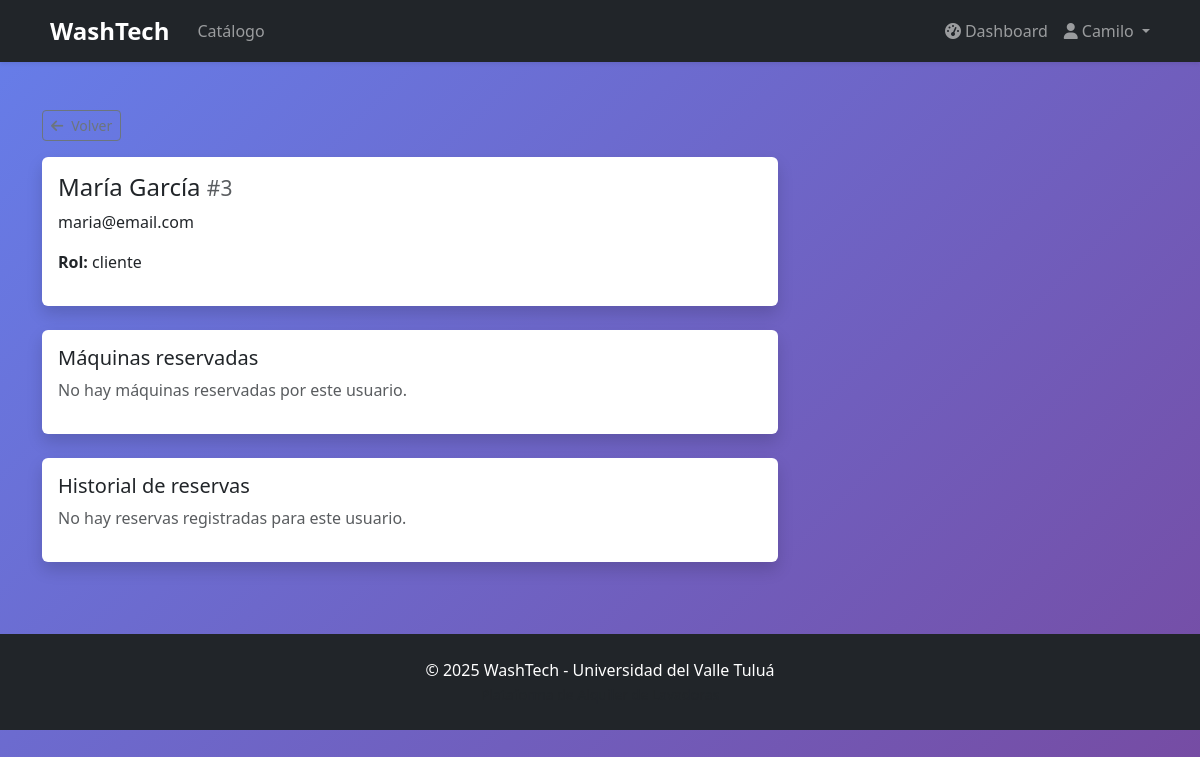
Page /admin/usuarios/3 (signed in) on the earlier database version.
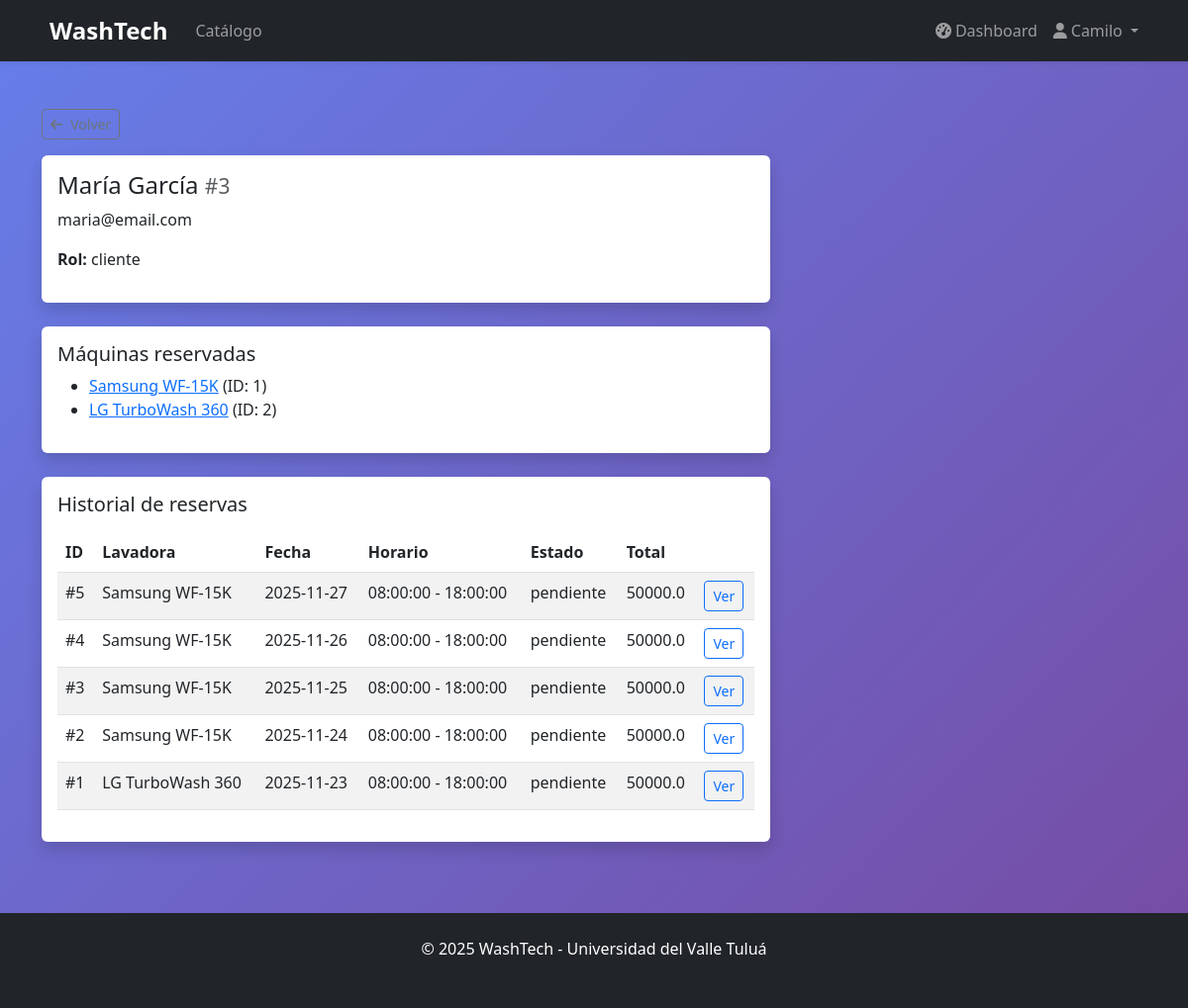
Same page on the later database version.
### models/washing_machine.py (models this page shows, shortened)
class WashingMachine(db.Model):
    __tablename__ = 'washing_machines'
    id = db.Column(db.Integer, primary_key=True)
    model = db.Column(db.String(100), nullable=False)
    capacity = db.Column(db.String(50), nullable=False)  # ej: "7 kg"
    operational_status = db.Column(db.String(20), default='operativa')  # operativa, mantenimiento, inactiva
    acquisition_date = db.Column(db.Date)
    image_url = db.Column(db.String(200), default='/static/images/icono de lavadora.jpg')
    description = db.Column(db.Text)
    is_active = db.Column(db.Boolean, default=True)
    reservations = db.relationship('Reservation', backref='washing_machine', lazy=True)
    inventory = db.relationship('Inventory', backref='washing_machine', uselist=False)

### models/reservation.py (models this page shows, shortened)
class Reservation(db.Model):
    __tablename__ = 'reservations'
    id = db.Column(db.Integer, primary_key=True)
    user_id = db.Column(db.Integer, db.ForeignKey('users.id'), nullable=False)
    washing_machine_id = db.Column(db.Integer, db.ForeignKey('washing_machines.id'), nullable=False)
    reservation_date = db.Column(db.Date, nullable=False)
    start_time = db.Column(db.Time, nullable=False)
    end_time = db.Column(db.Time, nullable=False)
    status = db.Column(db.String(20), default='pendiente')  # pendiente, confirmada, cancelada, completada
    total_payment = db.Column(db.Float, nullable=False)
    is_active = db.Column(db.Boolean, default=True)
    created_at = db.Column(db.DateTime, default=datetime.utcnow)
    payments = db.relationship('Payment', backref='reservation', lazy=True)

### controllers/admin_controller.py (the view)
@admin_bp.route('/usuarios/<int:id>')
@login_required
@admin_required
def view_user(id):
    user = User.query.get_or_404(id)
    reservations = Reservation.query.filter_by(user_id=user.id).order_by(Reservation.created_at.desc()).all()
    machines = []
    seen = set()
    for r in reservations:
        if r.washing_machine and r.washing_machine.id not in seen:
            machines.append(r.washing_machine)
            seen.add(r.washing_machine.id)
    return render_template('admin/users/view.html', user=user, reservations=reservations, machines=machines)

### controllers/admin_controller.py (called while the page is built)
def admin_required(f):
    @wraps(f)
    def decorated_function(*args, **kwargs):
        if not current_user.is_authenticated or current_user.role not in ['admin', 'superadmin']:
            flash('Acceso denegado. Se requieren permisos de administrador.', 'error')
            return redirect(url_for('dashboard.index'))
        return f(*args, **kwargs)
    return decorated_function

### templates/admin/users/view.html (shortened to what this page needs)
{% extends "base.html" %}
{% block content %}
<div class="container py-4">
    <div class="row">
        <div class="col-lg-8">
            <a href="{{ url_for('admin.list_users') }}" class="btn btn-sm btn-outline-secondary mb-3">
                <i class="fas fa-arrow-left me-2"></i>Volver
            </a>
            <div class="card border-0 shadow mb-4">
                <div class="card-body">
                    <h4>{{ user.name }} <small class="text-muted">#{{ user.id }}</small></h4>
                    <p>{{ user.email }}</p>
                    <p><strong>Rol:</strong> {{ user.role }}</p>
                </div>
            </div>
            <div class="card border-0 shadow mb-4">
                <div class="card-body">
                    <h5>Máquinas reservadas</h5>
                    {% if machines %}
                        <ul>
                        {% for m in machines %}
                            <li><a href="{{ url_for('admin.view_washing_machine', id=m.id) }}">{{ m.model }}</a> (ID: {{ m.id }})</li>
                        {% endfor %}
                        </ul>
                    {% else %}
                        <p class="text-muted">No hay máquinas reservadas por este usuario.</p>
                    {% endif %}
                </div>
            </div>
            <div class="card border-0 shadow">
                <div class="card-body">
                    <h5>Historial de reservas</h5>
                    {% if reservations %}
                    <table class="table table-striped mt-3">
                        <thead>
                            <tr>
                                <th>ID</th>
                                <th>Lavadora</th>
                                <th>Fecha</th>
                                <th>Horario</th>
                                <th>Estado</th>
                                <th>Total</th>
                                <th></th>
                            </tr>
                        </thead>
                        <tbody>
                            {% for r in reservations %}
                            <tr>
                                <td>#{{ r.id }}</td>
                                <td>{{ r.washing_machine.model if r.washing_machine else 'N/A' }}</td>
                                <td>{{ r.reservation_date }}</td>
                                <td>{{ r.start_time }} - {{ r.end_time }}</td>
                                <td>{{ r.status }}</td>
                                <td>{{ r.total_payment }}</td>
                                <td><a href="{{ url_for('reservation.detail', id=r.id) }}" class="btn btn-sm btn-outline-primary">Ver</a></td>
                            </tr>
                            {% endfor %}
                        </tbody>
                    </table>
                    {% else %}
                        <p class="text-muted">No hay reservas registradas para este usuario.</p>
                    {% endif %}
                </div>
            </div>
        </div>
    </div>
</div>
{% endblock %}

Differences in the rows shown:
now on this page (row unchanged): WashingMachine: model "Samsung WF-15K", id "1"
now on this page (row unchanged): WashingMachine: model "LG TurboWash 360", id "2"
added Reservation: id "5", washing_machine "Samsung WF-15K", reservation_date "2025-11-27", start_time "08:00:00", end_time "18:00:00", status "pendiente", total_payment "50000.0"
added Reservation: id "4", washing_machine "Samsung WF-15K", reservation_date "2025-11-26", start_time "08:00:00", end_time "18:00:00", status "pendiente", total_payment "50000.0"
added Reservation: id "3", washing_machine "Samsung WF-15K", reservation_date "2025-11-25", start_time "08:00:00", end_time "18:00:00", status "pendiente", total_payment "50000.0"
added Reservation: id "2", washing_machine "Samsung WF-15K", reservation_date "2025-11-24", start_time "08:00:00", end_time "18:00:00", status "pendiente", total_payment "50000.0"
added Reservation: id "1", washing_machine "LG TurboWash 360", reservation_date "2025-11-23", start_time "08:00:00", end_time "18:00:00", status "pendiente", total_payment "50000.0"
Other differences:
text no longer shown: "No hay máquinas reservadas por este usuario. No hay reservas registradas para este usuario."
text now shown: "ID Lavadora Fecha Horario Estado Total"
